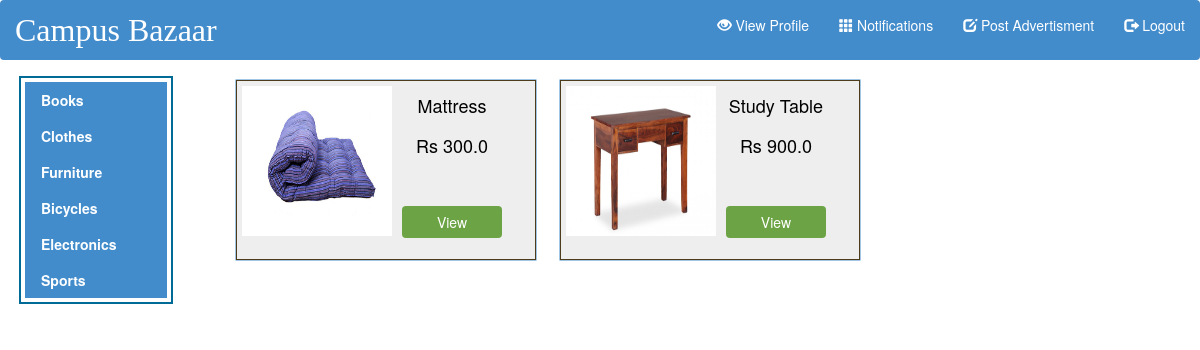
The app's page /app/feed/?filter=Furniture (signed in) with its own data.
### app/models.py (models this page shows)
class Tag(models.Model):
	tag_name = models.CharField(primary_key=True,max_length = 200)
	def __str__(self):
		return self.tag_name

class Advertisement(models.Model):
	user = models.ForeignKey(Profile,on_delete=models.DO_NOTHING)
	image = models.ImageField(upload_to = 'ad_pic/', default = 'ad_pic/bat.png')
	title = models.CharField(max_length = 200)
	description = models.CharField(max_length = 500)
	tags=models.ManyToManyField(Tag)
	price = models.FloatField(default=0.0)
	timestamp = models.DateTimeField(auto_now_add=True)
	status=models.IntegerField(default=-1)
	def __str__(self):
		return str(self.id)

### app/views.py (the view)
@csrf_exempt
@login_required(login_url='/app/')
def feed(request):
	assert(request.method == 'GET')
	tags=list(Tag.objects.all())
	profile = Profile.objects.filter(user=request.user)[0]
	ad_filter=request.GET.get('filter','')
	ads=[]
	if(ad_filter==''):
		ads=filterAd('ALL',profile)
	else:
		ads=filterAd(ad_filter,profile)
	return render(request, 'feed.html', {'tags':tags,'ads':ads,'media_url': MEDIA_URL})

### app/views.py (called while the page is built)
def filterAd(filter,profile):
	if(filter=='ALL'):
		return Advertisement.objects.exclude(user=profile)
	else:
		tag=Tag.objects.get(tag_name=filter)
		return Advertisement.objects.filter(tags__tag_name=tag).exclude(user=profile)

### templates/feed.html (shortened to what this page needs)
{% extends 'theme.html' %}
{% load static %}
{% load bootstrap3 %}
{% load crispy_forms_tags %}
{% load crispy_forms_field %}
{% block body %}
<body>
<div class=row>
<div class="ul2">
	<ul >
	  <li>
	  	{% for tag in tags %}
		 <a href="{% url 'feed' %}?filter={{tag.tag_name}}">{{tag.tag_name}}</a>
		{% endfor %}
	  </li>
	</ul>
</div>
	<div class="container" >
		<ul id="product_list" >
			{% for ad in ads %}
			<li style="display: inline-block;">
				<div class="container" id="product_box">
					<div  id="product_image" >
						<img class ="zoom" src={{media_url}}{{ad.image}} height="150" width="150">
					</div>
					<div  id="product_detail">
							<h4 id="product_title"> {{ad.title}}</h4>
							<div class="container" id="price_tag">
								<h4 id ="price" style="display:  inline-block;"> Rs {{ad.price}}</h4>
							</div>
							<div id="product_view" >
							<button class="zoom" id="view_button" onclick="location.href = '/app/product/?ad={{ad}}';" > View </button>
							</div>
					</div>
				</div>
			</li>
			{% endfor %}
		</ul>
	</div>
</div>
</body>
{% endblock %}

### templates/feed.html (style rules this page uses)
#product_list { background-color: white }
#product_box { max-width: 300px; min-height: 180px; padding: 10px; margin:10px; background-color: white; overflow: hidden; display:flex; color: black; text-align: center; box-shadow: 0px 0px 0px 0.5px #428CCC; border: 1px solid #4C3C1B; padding: 5px; background-color: #EEE; }
#product_image { overflow: hidden; }
#product_detail { min-width: 120px; }
#product_title { display: block; text-align: center; }
#price_tag { display: inline-block; height: 50%; width: 100%; margin: 0px; text-align: center; }
#product_view { display: block; height: 20%; padding: 4px; width: 100%; display: flex; align-items: center; justify-content: center; }
button { width: 100px; color:white; border-radius: 4px; background: #6CA344; padding: 6px 10px; border: none; border-radius: 4px; cursor: pointer; margin-bottom: 10px; }
.row { display: flex; }
.ul2 { margin-top: 8px; }
.ul2 ul { list-style-type: none; margin: 0; padding: 0; width: 150px; background-color: #f1f1f1; border: 1px solid #4C3C1B; background: #428CCC; box-shadow: 0px 0px 0px 2px #006B96; border: 4px solid #fff; margin: 0 auto; }
.ul2 li a { display: block; color: white; padding: 8px 16px; text-decoration: none; font-weight: bold; }

### records on screen
Tag: tag_name "Books"
Tag: tag_name "Clothes"
Tag: tag_name "Furniture"
Tag: tag_name "Bicycles"
Tag: tag_name "Electronics"
Tag: tag_name "Sports"
Advertisement: image (picture), title "Mattress", price "300.0"
Advertisement: image (picture), title "Study Table", price "900.0"
